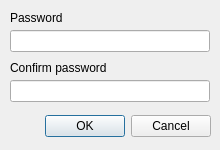
<?xml version="1.0" encoding="UTF-8"?>
<ui version="4.0">
 <class>SavePasswordDialog</class>
 <widget class="QDialog" name="SavePasswordDialog">
  <property name="geometry">
   <rect>
    <x>0</x>
    <y>0</y>
    <width>220</width>
    <height>150</height>
   </rect>
  </property>
  <property name="windowTitle">
   <string>Enter Password</string>
  </property>
  <widget class="QDialogButtonBox" name="buttonBox">
   <property name="geometry">
    <rect>
     <x>0</x>
     <y>110</y>
     <width>211</width>
     <height>32</height>
    </rect>
   </property>
   <property name="orientation">
    <enum>Qt::Horizontal</enum>
   </property>
   <property name="standardButtons">
    <set>QDialogButtonBox::Cancel|QDialogButtonBox::Ok</set>
   </property>
  </widget>
  <widget class="QLabel" name="label">
   <property name="geometry">
    <rect>
     <x>10</x>
     <y>10</y>
     <width>71</width>
     <height>16</height>
    </rect>
   </property>
   <property name="text">
    <string>Password</string>
   </property>
  </widget>
  <widget class="QLineEdit" name="password">
   <property name="geometry">
    <rect>
     <x>10</x>
     <y>30</y>
     <width>200</width>
     <height>22</height>
    </rect>
   </property>
   <property name="echoMode">
    <enum>QLineEdit::Password</enum>
   </property>
  </widget>
  <widget class="QLabel" name="label_2">
   <property name="geometry">
    <rect>
     <x>10</x>
     <y>60</y>
     <width>121</width>
     <height>16</height>
    </rect>
   </property>
   <property name="text">
    <string>Confirm password</string>
   </property>
  </widget>
  <widget class="QLineEdit" name="passwordConfirm">
   <property name="geometry">
    <rect>
     <x>10</x>
     <y>80</y>
     <width>200</width>
     <height>22</height>
    </rect>
   </property>
   <property name="echoMode">
    <enum>QLineEdit::Password</enum>
   </property>
  </widget>
 </widget>
 <resources/>
 <connections>
  <connection>
   <sender>buttonBox</sender>
   <signal>rejected()</signal>
   <receiver>SavePasswordDialog</receiver>
   <slot>reject()</slot>
   <hints>
    <hint type="sourcelabel">
     <x>316</x>
     <y>260</y>
    </hint>
    <hint type="destinationlabel">
     <x>286</x>
     <y>274</y>
    </hint>
   </hints>
  </connection>
 </connections>
</ui>
